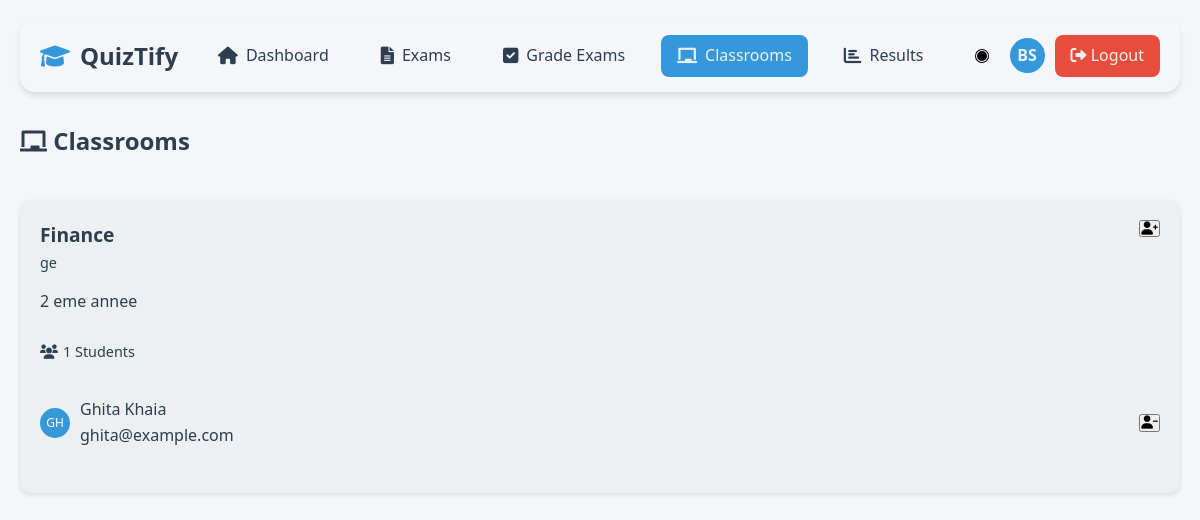
Page /teacher/classrooms.php (signed in) on the committed database.
### tables this page shows
CREATE TABLE `classrooms` (
  `id` int(11) NOT NULL,
  `teacher_id` int(11) NOT NULL,
  `name` varchar(100) NOT NULL,
  `department` varchar(100) NOT NULL,
  `description` text DEFAULT NULL,
  `created_at` timestamp NOT NULL DEFAULT current_timestamp()
);

CREATE TABLE `users` (
  `id` int(11) NOT NULL,
  `username` varchar(50) NOT NULL,
  `password` varchar(255) NOT NULL,
  `email` varchar(100) NOT NULL,
  `role` enum('admin','teacher','student') NOT NULL DEFAULT 'student',
  `department` varchar(100) DEFAULT NULL,
  `status` enum('active','inactive') NOT NULL DEFAULT 'active',
  `full_name` varchar(100) NOT NULL,
  `created_at` timestamp NOT NULL DEFAULT current_timestamp(),
  `last_login` timestamp NULL DEFAULT NULL,
  `classroom_id` int(11) DEFAULT NULL,
  `is_approved` tinyint(1) DEFAULT 0
);

### teacher/classrooms.php (the view, shortened to what this page needs)
<?php
$conn = getDBConnection();
$userId = $_SESSION['user_id'];
try {
    $stmt = $conn->prepare("
        SELECT
            c.*,
            COUNT(DISTINCT cs.student_id) as student_count
        FROM classrooms c
        LEFT JOIN classroom_students cs ON c.id = cs.classroom_id
        WHERE c.teacher_id = ?
        GROUP BY c.id
        ORDER BY c.created_at DESC
    ");
    $stmt->execute([$userId]);
    $classrooms = $stmt->fetchAll(PDO::FETCH_ASSOC);
    $stmt = $conn->prepare("
        SELECT id, full_name, email
        FROM users
        WHERE role = 'student'
        ORDER BY full_name
    ");
    $stmt->execute();
    $available_students = $stmt->fetchAll(PDO::FETCH_ASSOC);
} catch (PDOException $e) {
    error_log("Error in classrooms.php: " . $e->getMessage());
    setFlashMessage('error', 'An error occurred while loading classroom data.');
}
?>
<!DOCTYPE html>
<html lang="en">
<head>
    <link rel="stylesheet" href="https://cdnjs.cloudflare.com/ajax/libs/font-awesome/6.0.0/css/all.min.css">
</head>
<body>
    <div class="container">
        <?php include '../includes/teacher-nav.php'; ?>
        <div class="page-header">
            <h1><i class="fas fa-chalkboard"></i> Classrooms</h1>
        </div>
        <div class="classroom-grid">
            <?php foreach ($classrooms as $classroom): ?>
                <div class="classroom-card">
                    <div class="classroom-header">
                        <div>
                            <div class="classroom-title"><?php echo htmlspecialchars($classroom['name']); ?></div>
                            <div class="classroom-department"><?php echo htmlspecialchars($classroom['department']); ?></div>
                        </div>
                        <button class="btn btn-small" onclick="showModal('addStudentModal<?php echo $classroom['id']; ?>')">
                            <i class="fas fa-user-plus"></i>
                        </button>
                    </div>
                    <?php if (!empty($classroom['description'])): ?>
                        <p class="classroom-description"><?php echo htmlspecialchars($classroom['description']); ?></p>
                    <?php endif; ?>
                    <div class="classroom-stats">
                        <div class="stat">
                            <i class="fas fa-users"></i>
                            <?php echo $classroom['student_count']; ?> Students
                        </div>
                    </div>
                    <div class="student-list">
                        <?php
                        $stmt = $conn->prepare("
                            SELECT u.id, u.full_name, u.email
                            FROM classroom_students cs
                            JOIN users u ON cs.student_id = u.id
                            WHERE cs.classroom_id = ?
                            ORDER BY u.full_name
                        ");
                        $stmt->execute([$classroom['id']]);
                        $students = $stmt->fetchAll(PDO::FETCH_ASSOC);
                        ?>
                        <?php foreach ($students as $student): ?>
                            <div class="student-item">
                                <div class="student-info">
                                    <div class="student-avatar">
                                        <?php echo strtoupper(substr($student['full_name'], 0, 2)); ?>
                                    </div>
                                    <div>
                                        <div><?php echo htmlspecialchars($student['full_name']); ?></div>
                                        <div class="student-email"><?php echo htmlspecialchars($student['email']); ?></div>
                                    </div>
                                </div>
                                <form method="POST" style="display: inline;">
                                    <button type="submit" name="remove_student" class="btn btn-small btn-danger">
                                        <i class="fas fa-user-minus"></i>
                                    </button>
                                </form>
                            </div>
                        <?php endforeach; ?>
                    </div>
                </div>
            <?php endforeach; ?>
        </div>
    </div>
</body>
</html>

### teacher/classrooms.php (style rules this page uses)
:root { --primary-color: #2c3e50; --secondary-color: #3498db; --success-color: #2ecc71; --danger-color: #e74c3c; --warning-color: #f1c40f; --light-color: #ecf0f1; --dark-color: #2c3e50; --background-color: #f5f6fa; --text-color: #2c3e50; }
* { margin: 0; padding: 0; box-sizing: border-box; }
body { font-family: 'Segoe UI', Tahoma, Geneva, Verdana, sans-serif; line-height: 1.6; background-color: var(--background-color); color: var(--text-color); }
.container { max-width: 1200px; margin: 0 auto; padding: 20px; }
.page-header { display: flex; justify-content: space-between; align-items: center; margin-bottom: 30px; }
.page-header h1 { font-size: 24px; color: var(--primary-color); margin-bottom: 10px; }
.classroom-grid { display: grid; grid-template-columns: repeat(auto-fit, minmax(300px, 1fr)); gap: 20px; margin-top: 20px; }
.classroom-card { background: var(--light-color); border-radius: 10px; padding: 20px; box-shadow: 0 2px 4px rgba(0,0,0,0.1); }
.classroom-header { display: flex; justify-content: space-between; align-items: start; margin-bottom: 15px; }
.classroom-title { font-size: 1.2rem; font-weight: 600; color: var(--primary-color); }
.classroom-department { color: var(--text-color); font-size: 0.9rem; }
.classroom-stats { display: flex; gap: 15px; margin: 15px 0; padding: 10px 0; border-top: 1px solid var(--light-color); border-bottom: 1px solid var(--light-color); }
.stat { display: flex; align-items: center; gap: 5px; color: var(--text-color); font-size: 0.9rem; }
.student-list { max-height: 200px; overflow-y: auto; margin: 15px 0; }
.student-item { display: flex; justify-content: space-between; align-items: center; padding: 8px 0; border-bottom: 1px solid var(--light-color); }
.student-info { display: flex; align-items: center; gap: 10px; }
.student-avatar { width: 30px; height: 30px; border-radius: 50%; background: var(--secondary-color); color: white; display: flex; align-items: center; justify-content: center; font-size: 12px; text-transform: uppercase; }

### includes/teacher-nav.php (style rules this page uses)
:root { --primary-color: #2c3e50; --secondary-color: #3498db; --success-color: #2ecc71; --danger-color: #e74c3c; --warning-color: #f1c40f; --light-color: #ecf0f1; --dark-color: #2c3e50; --background-color: #f5f6fa; --text-color: #2c3e50; }

### rows in the picture
classrooms: name "Finance", department "ge", description "2 eme annee", student_count "1"
users: full_name "GH", full_name "Ghita Khaia", email "ghita@example.com"

### other values in the picture
$userInitials "BS"
